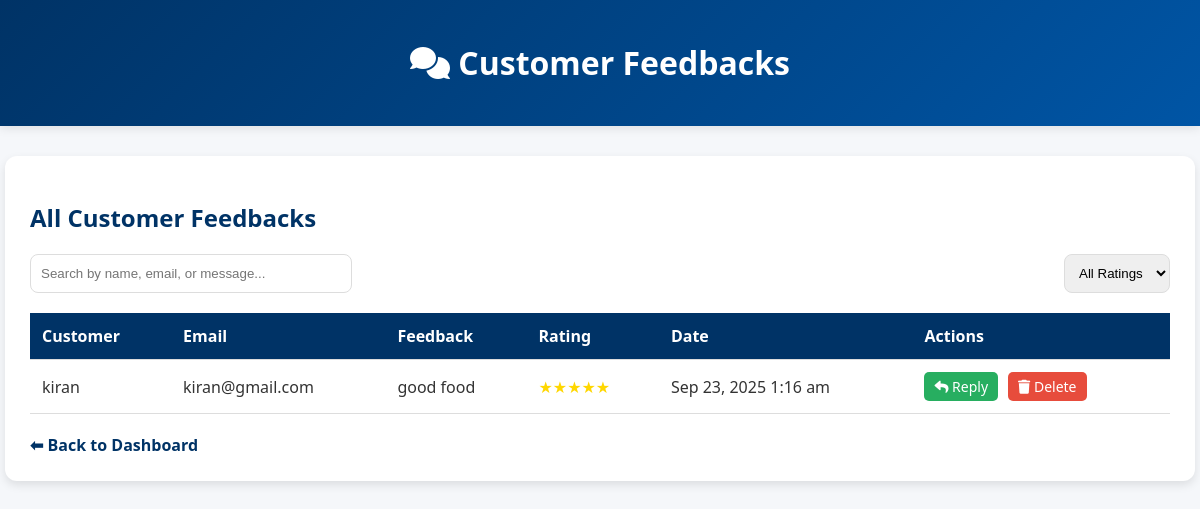
The page /view_feedback.php (signed in) on the database its author committed.
### tables this page shows
CREATE TABLE `feedback` (
  `id` int(11) NOT NULL,
  `name` varchar(100) NOT NULL,
  `email` varchar(100) NOT NULL,
  `message` text NOT NULL,
  `created_at` timestamp NOT NULL DEFAULT current_timestamp(),
  `rating` int(11) DEFAULT 0
);

### view_feedback.php (the view, shortened to what this page needs)
<?php
require_once "config.php";
$sql = "SELECT id, name, email, message, rating, created_at FROM feedback ORDER BY created_at DESC";
$result = $conn->query($sql);
?>
<!DOCTYPE html>
<html lang="en">
<head>
    <link rel="stylesheet" href="https://cdnjs.cloudflare.com/ajax/libs/font-awesome/6.0.0-beta3/css/all.min.css">
</head>
<body>
    <div class="header">
        <h1><i class="fas fa-comments"></i> Customer Feedbacks</h1>
    </div>
    <div class="container">
        <h2>All Customer Feedbacks</h2>
        <div class="search-filter">
            <input type="text" id="search" placeholder="Search by name, email, or message...">
            <select class="filter" id="ratingFilter">
                <option value="">All Ratings</option>
            </select>
        </div>
        <table id="feedbacksTable">
            <thead>
                <tr>
                    <th>Customer</th>
                    <th>Email</th>
                    <th>Feedback</th>
                    <th>Rating</th>
                    <th>Date</th>
                    <th>Actions</th>
                </tr>
            </thead>
            <tbody>
                <?php if ($result && $result->num_rows > 0): ?>
                    <?php while($row = $result->fetch_assoc()): ?>
                        <tr>
                            <td><?= htmlspecialchars($row['name']); ?></td>
                            <td><?= htmlspecialchars($row['email']); ?></td>
                            <td><?= htmlspecialchars($row['message']); ?></td>
                            <td class="stars">
                                <?= str_repeat("★", $row['rating']) . str_repeat("☆", 5 - $row['rating']); ?>
                            </td>
                            <td><?= htmlspecialchars(date("M j, Y g:i a", strtotime($row['created_at']))); ?></td>
                            <td class="action-buttons">
                                <a href="reply_feedback.php?id=<?= $row['id'] ?>" class="reply-btn"><i class="fas fa-reply"></i> Reply</a>
                                <a href="?delete_id=<?= $row['id'] ?>" class="delete-btn" onclick="return confirm('Are you sure you want to delete this feedback?')"><i class="fas fa-trash"></i> Delete</a>
                            </td>
                        </tr>
                    <?php endwhile; ?>
                <?php else: ?>
                    <tr>
                        <td colspan="6" style="text-align: center;">No feedbacks yet.</td>
                    </tr>
                <?php endif; ?>
            </tbody>
        </table>
        <a href="admin_dashboard.php" class="back-link">⬅ Back to Dashboard</a>
    </div>
</body>
</html>

### view_feedback.php (style rules this page uses)
body { font-family: 'Segoe UI', Tahoma, Geneva, Verdana, sans-serif; background: #f5f7fa; margin: 0; padding: 0; color: #333; }
.header { background: linear-gradient(135deg, #003366, #0055a5); color: white; padding: 20px; text-align: center; box-shadow: 0 2px 10px rgba(0,0,0,0.1); }
.container { width: 95%; margin: 30px auto; background: white; padding: 25px; border-radius: 12px; box-shadow: 0 4px 10px rgba(0,0,0,0.1); }
h2 { color: #003366; margin-bottom: 20px; font-weight: 600; }
.search-filter { display: flex; justify-content: space-between; margin-bottom: 20px; flex-wrap: wrap; }
#search { padding: 10px; width: 300px; border: 1px solid #ddd; border-radius: 8px; }
.filter { padding: 10px; border: 1px solid #ddd; border-radius: 8px; }
table { width: 100%; border-collapse: collapse; margin-top: 20px; }
th, td { padding: 12px; border-bottom: 1px solid #ddd; text-align: left; }
th { background: #003366; color: white; cursor: pointer; }
.stars { color: gold; font-size: 16px; }
.action-buttons { display: flex; gap: 10px; }
.action-buttons a { text-decoration: none; color: white; padding: 5px 10px; border-radius: 5px; font-size: 14px; }
.reply-btn { background: #27ae60; }
.delete-btn { background: #e74c3c; }
.back-link { display: inline-block; margin-top: 20px; text-decoration: none; color: #003366; font-weight: 600; }

### rows shown on the page
feedback: name "kiran", email "kiran@gmail.com", message "good food", rating "★★★★★", created_at "Sep 23, 2025 1:16 am"
